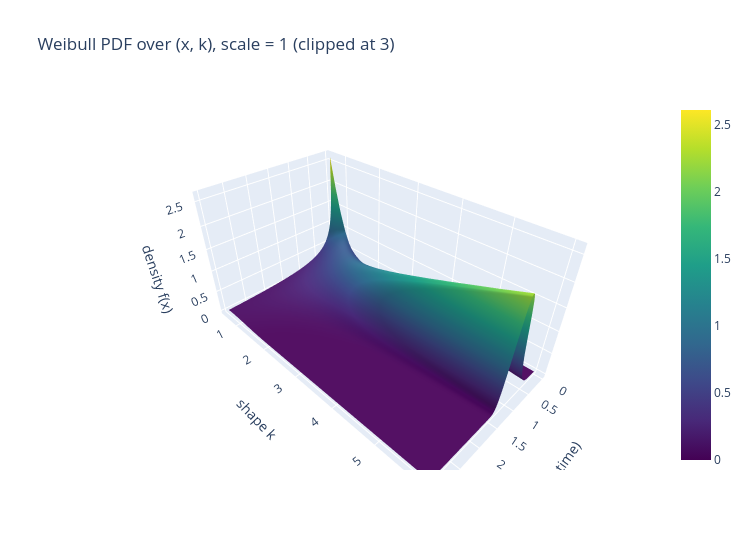

Here is the notebook cell this chart was saved with:
### Markdown cell above
### 8.3 Interactive Plotly version
The PDF surface of 8.1; drag to rotate.

### Code cell
fig = go.Figure(go.Surface(x=x_values, y=k_values, z=np.minimum(Z, 3), colorscale="Viridis"))
fig.update_layout(title="Weibull PDF over (x, k), scale = 1 (clipped at 3)", width=750, height=550,
                  scene=dict(xaxis_title="x (lifetime)", yaxis_title="shape k", zaxis_title="density f(x)"))
fig.show()

### Figure 1 — Plotly figure (JSON) as saved in the notebook; plotly's stock layout.template omitted (floating-point values rounded to 4 significant figures; data arrays with more than 128 entries replaced by an {"elided": "..."} marker saying what was removed)
{"data": [{"colorscale": [[0.0, "#440154"], [0.1111, "#482878"], [0.2222, "#3e4989"], [0.3333, "#31688e"], [0.4444, "#26828e"], [0.5556, "#1f9e89"], [0.6667, "#35b779"], [0.7778, "#6ece58"], [0.8889, "#b5de2b"], [1.0, "#fde725"]], "type": "surface", "x": {"elided": "140 float values"}, "y": [0.6, 0.7385, 0.8769, 1.015, 1.154, 1.292, 1.431, 1.569, 1.708, 1.846, 1.985, 2.123, 2.262, 2.4, 2.538, 2.677, 2.815, 2.954, 3.092, 3.231, 3.369, 3.508, 3.646, 3.785, 3.923, 4.062, 4.2, 4.338, 4.477, 4.615, 4.754, 4.892, 5.031, 5.169, 5.308, 5.446, 5.585, 5.723, 5.862, 6.0], "z": {"elided": "40x140 float values"}}], "layout": {"height": 550, "scene": {"xaxis": {"title": {"text": "x (lifetime)"}}, "yaxis": {"title": {"text": "shape k"}}, "zaxis": {"title": {"text": "density f(x)"}}}, "title": {"text": "Weibull PDF over (x, k), scale = 1 (clipped at 3)"}, "width": 750}}
